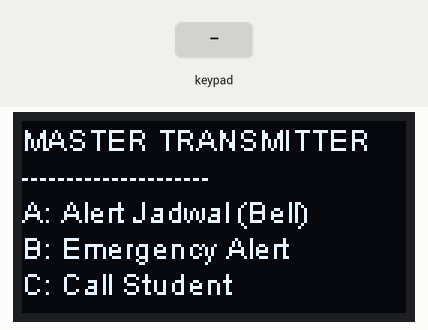
Bench run of a program on a simulated ESP8266 (NodeMCU). Shown: 128×64 one-colour display. The test bench sets the inputs (shaded band). What the program prints to the serial monitor is not drawn.

Above: at 1.7 s.
1.8 s: key 'A' pressed
At 2.3 s:
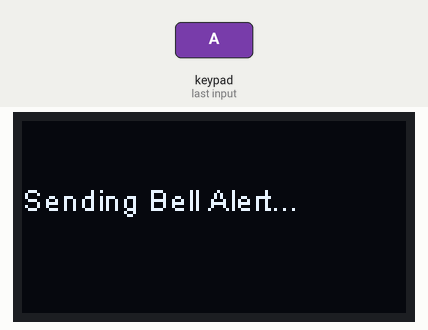
4.8 s: key 'B' pressed
At 5.8 s:
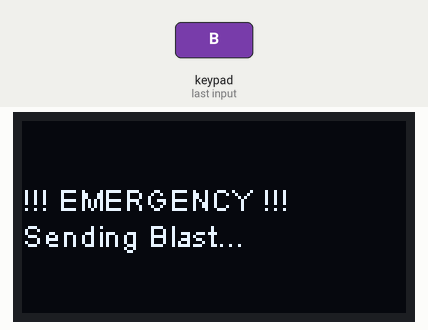
7.8 s: key 'C' pressed
At 8.9 s:
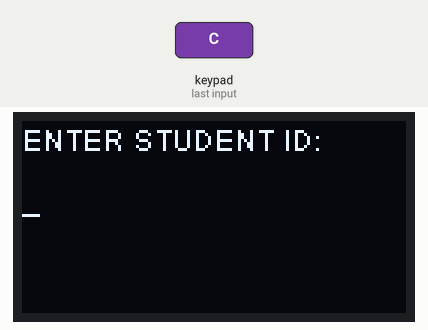
9.3 s: keypad keys 1 2 # pressed 0.4 s apart
At 11.2 s:
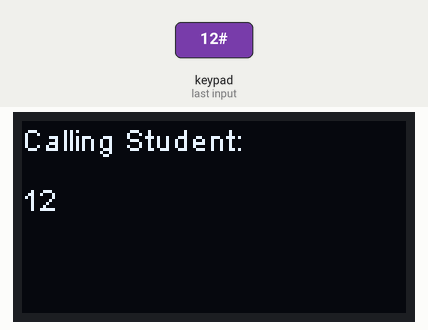
Timing chart, 0 to 12.7 s (numbered marks = the images above; inputs shaded):
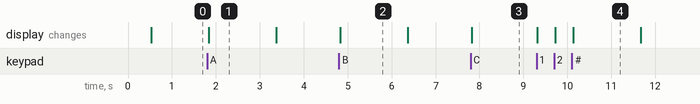

Measured:
- after the input at 1.8 s, the display: changes at once (image 1)
- after the input at 4.8 s, the display: changes at once (image 2)
- after the input at 7.8 s, the display: changes at once (image 3)
- after the input at 9.3 s, the display: first changes at once (image 4 shows a later state)
- what the display in image 1 shows lasts 1.6 s, from 1.8 s to 3.4 s

The program:

main.cpp
```cpp
#include <Arduino.h>
#include <ESP8266WiFi.h>
#include <espnow.h>
#include <Wire.h>
#include "SH1106Wire.h"
#include <Keypad.h>

// --- OLED Display Configuration ---
SH1106Wire display(0x3c, D2, D1);

// --- 4x4 Keypad Configuration ---
const byte ROWS = 4;
const byte COLS = 4;
char keys[ROWS][COLS] = {
  {'1','2','3','A'}, // A = Alert Jadwal (Bell)
  {'4','5','6','B'}, // B = Emergency
  {'7','8','9','C'}, // C = Call Student Mode
  {'*','0','#','D'}  // # = Confirm Call, * = Clear Input
};

byte rowPins[ROWS] = {D0, D3, D4, D5};
byte colPins[COLS] = {D6, D7, D9, D10};

Keypad keypad = Keypad(makeKeymap(keys), rowPins, colPins, ROWS, COLS);

// --- ESP-NOW Configuration ---
uint8_t broadcastAddress[] = {0xFF, 0xFF, 0xFF, 0xFF, 0xFF, 0xFF};

typedef struct struct_message {
    char alertType; // 'J' = Jadwal, 'E' = Emergency, 'C' = Call
    int studentID;  // 0 = Broadcast to all, otherwise specific target ID
} struct_message;

struct_message myData;

// Global State Variables
String inputBuffer = "";
bool callMode = false;

// --- Function Prototypes ---
void updateHomeScreen();
void debugAndSendData();
void OnDataSent(uint8_t *mac_addr, uint8_t sendStatus);

// --- UI Display Rendering Functions ---
void updateHomeScreen() {
  display.clear();
  display.setFont(ArialMT_Plain_10);
  display.setTextAlignment(TEXT_ALIGN_LEFT);

  display.drawString(0, 0, "MASTER TRANSMITTER");
  display.drawString(0, 12, "---------------------");
  display.drawString(0, 24, "A: Alert Jadwal (Bell)");
  display.drawString(0, 36, "B: Emergency Alert");
  display.drawString(0, 48, "C: Call Student");
  display.display();

  Serial.println(F("\n--- [SYSTEM READY] ---"));
  Serial.println(F("Awaiting keypad matrix commands..."));
}

void debugAndSendData() {
  Serial.println(F("\n============ ESP-NOW PACKET SENT ============"));
  Serial.print(F("Alert Type Payload: ")); Serial.println(myData.alertType);
  Serial.print(F("Target Student ID : ")); Serial.println(myData.studentID);
  Serial.println(F("============================================="));

  esp_now_send(broadcastAddress, (uint8_t *) &myData, sizeof(myData));
}

void OnDataSent(uint8_t *mac_addr, uint8_t sendStatus) {
  display.clear();
  display.setFont(ArialMT_Plain_10);
  if (sendStatus == 0) {
    display.drawString(0, 20, "Sent Successfully!");
    Serial.println(F("--> ESP-NOW Hardware Layer Confirmed: Packet dispatched."));
  } else {
    display.drawString(0, 20, "Delivery Failed.");
    Serial.println(F("--> ESP-NOW Hardware Layer: Packet drop (Normal for testing)."));
  }
  display.display();
  delay(1500);
  updateHomeScreen();
}

// --- Main Setup Core ---
void setup() {
  Serial.begin(74880);
  delay(500);
  Serial.println(F("\nInitializing Master Node Boot Sequences..."));

  display.init();
  display.flipScreenVertically();

  // Initialize Wi-Fi in Station Mode for ESP-NOW compatibility
  WiFi.mode(WIFI_STA);
  WiFi.disconnect();

  if (esp_now_init() != 0) {
    Serial.println(F("ESP-NOW Initialization Failed."));
    display.clear();
    display.drawString(0, 0, "ESP-NOW Error");
    display.display();
    return;
  }

  esp_now_set_self_role(ESP_NOW_ROLE_CONTROLLER);
  esp_now_register_send_cb(OnDataSent);
  esp_now_add_peer(broadcastAddress, ESP_NOW_ROLE_SLAVE, 1, NULL, 0);

  updateHomeScreen();
}

// --- Main Loop Execution ---
void loop() {
  char key = keypad.getKey(); // Poll hardware keypad matrix only

  if (key) {
    // Log the pressed key immediately to the Serial Monitor
    Serial.print(F("Keypad Input Detected: "));
    Serial.println(key);

    if (!callMode) {
      if (key == 'A') {
        display.clear();
        display.drawString(0, 20, "Sending Bell Alert...");
        display.display();

        myData.alertType = 'J';
        myData.studentID = 0;
        debugAndSendData();
      }
      else if (key == 'B') {
        display.clear();
        display.drawString(0, 20, "!!! EMERGENCY !!!");
        display.drawString(0, 32, "Sending Blast...");
        display.display();

        myData.alertType = 'E';
        myData.studentID = 0;
        debugAndSendData();
      }
      else if (key == 'C') {
        callMode = true;
        inputBuffer = "";
        display.clear();
        display.drawString(0, 0, "ENTER STUDENT ID:");
        display.drawString(0, 20, "_");
        display.display();

        Serial.println(F("System shifted to Student Call Mode. Type ID digits, then '#' to confirm or '*' to cancel."));
      }
    }
    else { // When Call Mode is Active
      if (key >= '0' && key <= '9') {
        inputBuffer += key;
        display.clear();
        display.drawString(0, 0, "ENTER STUDENT ID:");
        display.drawString(0, 20, inputBuffer);
        display.display();

        Serial.print(F("Current ID Buffer: "));
        Serial.println(inputBuffer);
      }
      else if (key == '#') {
        if (inputBuffer.length() > 0) {
          int targetStudent = inputBuffer.toInt();

          display.clear();
          display.drawString(0, 0, "Calling Student: ");
          display.drawString(0, 20, inputBuffer);
          display.display();

          myData.alertType = 'C';
          myData.studentID = targetStudent;
          debugAndSendData();

          callMode = false;
        }
      }
      else if (key == '*') {
        callMode = false;
        Serial.println(F("Operation canceled via keypad."));
        updateHomeScreen();
      }
    }
  }
  yield();
}
```
